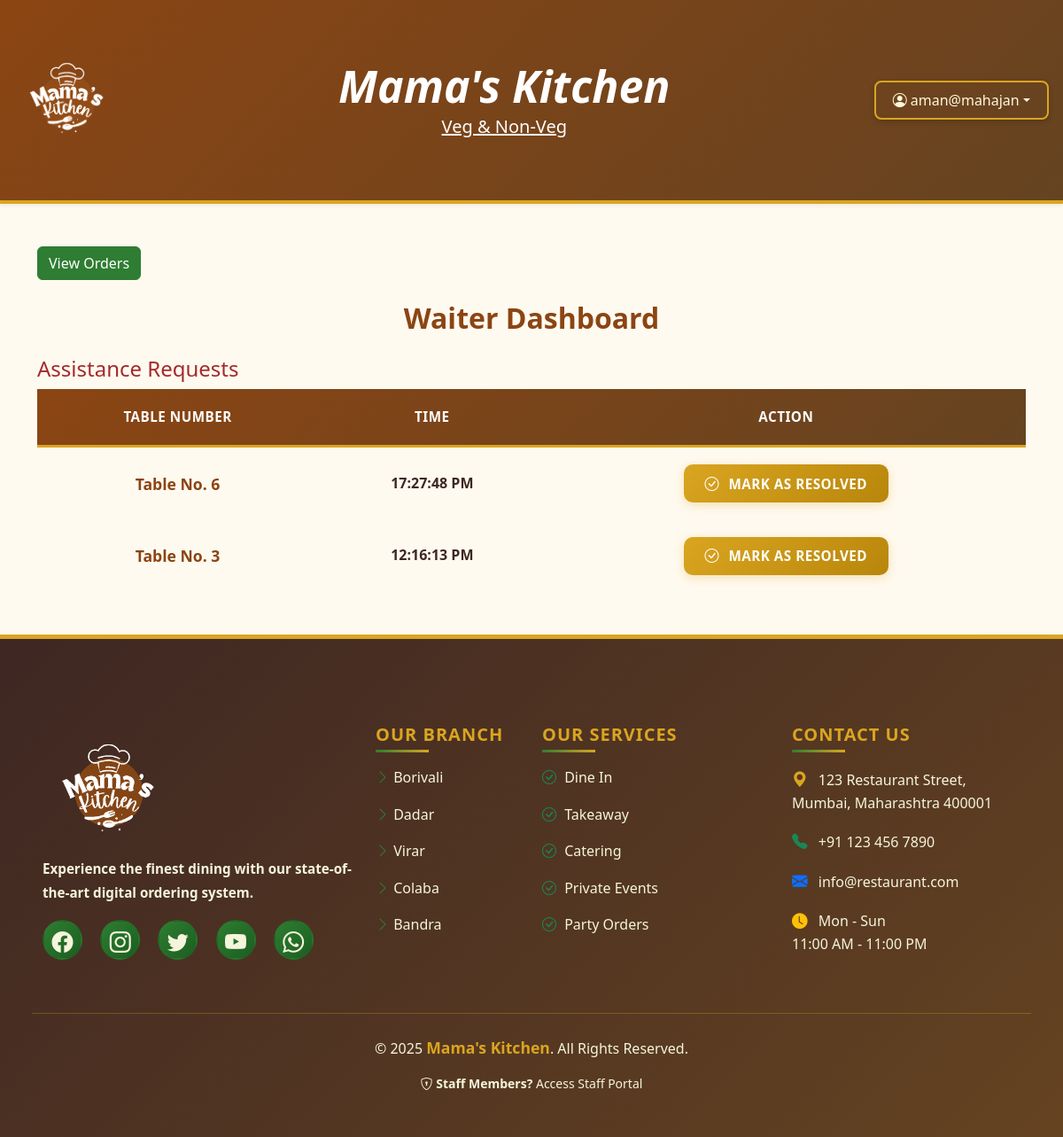
The page /waiter/ (signed in) on the database as committed earlier.
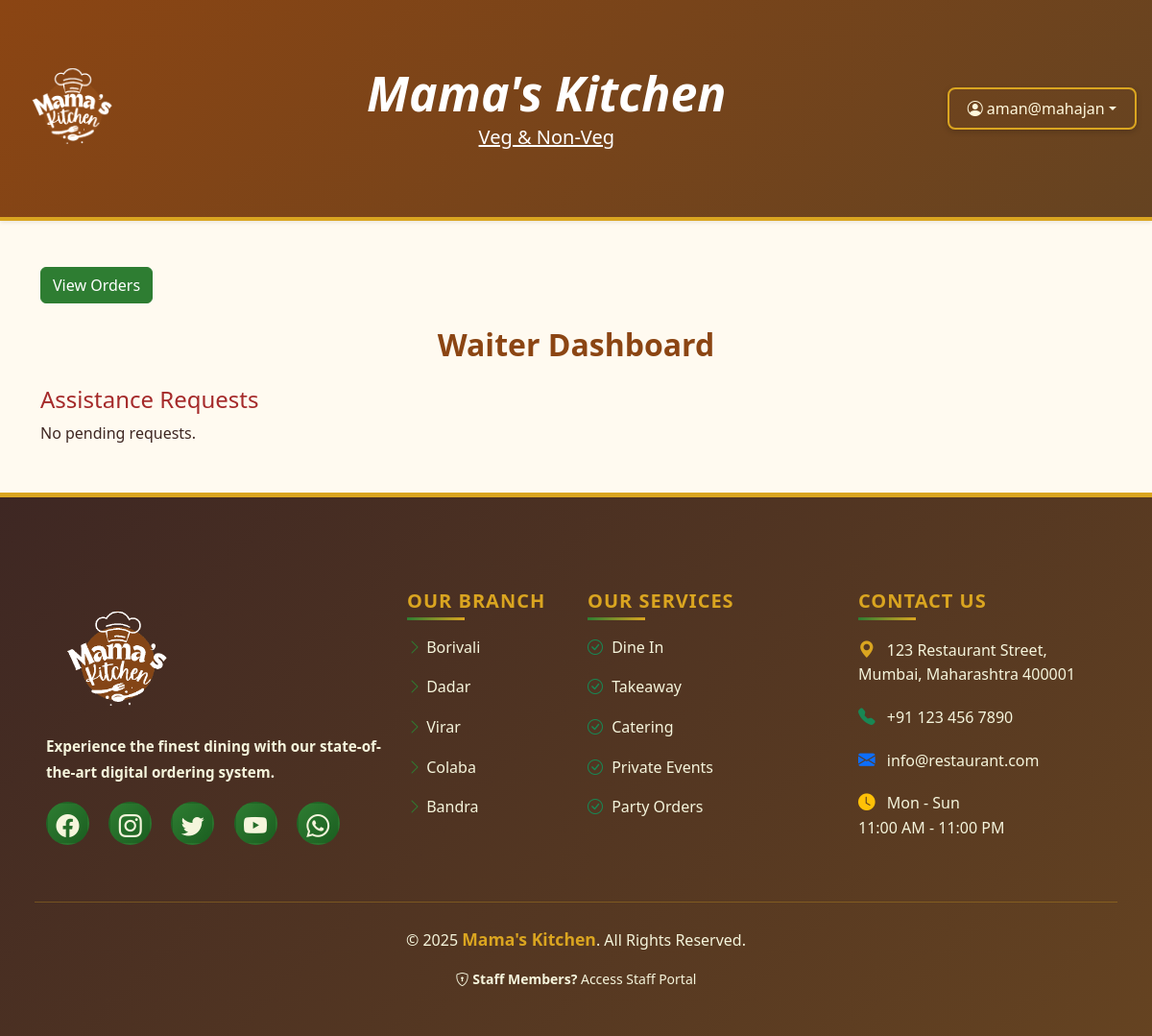
The same page on the database as committed later.
### common/models.py (models this page shows, shortened)
class AssistanceRequest(models.Model):
    table = models.ForeignKey(Table, on_delete=models.CASCADE)
    waiter = models.ForeignKey(Staff, on_delete=models.CASCADE)
    timestamp = models.DateTimeField(auto_now_add=True)
    resolved = models.BooleanField(default=False)

class Table(models.Model):
    number = models.IntegerField(unique=True)
    capacity = models.IntegerField()
    is_occupied = models.BooleanField(default=False)
    assigned_waiter = models.ForeignKey('Staff', null=True, blank=True, on_delete=models.SET_NULL)
    last_activity = models.DateTimeField(auto_now=True)

### waiter/views.py (the view)
# urls.py: path('', views.waiter_dashboard, name='waiter_dashboard'),
@login_required
def waiter_dashboard(request):
    try:
        waiter = Staff.objects.get(user=request.user)
    except Staff.DoesNotExist:
        return redirect('login')
    requests = AssistanceRequest.objects.filter(waiter=waiter, resolved=False).order_by('-timestamp')
    return render(request, 'waiter/dashboard.html', {'requests': requests})

### templates/waiter/dashboard.html
{% extends 'base.html' %}
{% block content %}
<div class="container mt-5">
  <a href="{% url 'waiter_orders' %}" class="btn btn-success">View Orders</a>
  <div class="text-center">
    <h3 class="mt-4">Waiter Dashboard</h3>
  </div>
  <h4 class="mt-4" style="color: brown;">Assistance Requests</h4>
  {% if requests %}
  <table class="custom-table">
    <thead>
      <tr>
        <th>Table Number</th>
        <th>Time</th>
        <th>Action</th>
      </tr>
    </thead>
    <tbody>
      {% for req in requests %}
      <tr class="text-center">
        <td>Table No. {{ req.table.number }}</td>
        <td>{{ req.timestamp|date:"H:i:s A" }}</td>
        <td>
          <a href="{% url 'resolve_request' req.id %}" class="btn btn-sm btn-success">
            <i class="bi bi-check-circle"></i> Mark as Resolved
          </a>
        </td>
      </tr>
      {% endfor %}
    </tbody>
  </table>
  {% else %}
  <p>No pending requests.</p>
  {% endif %}
</div>
{% endblock %}

Rows that differ between the two databases and show on the page:
removed AssistanceRequest: table.number "6", timestamp "17:27:48 PM"
removed AssistanceRequest: table.number "3", timestamp "12:16:13 PM"
Other text that changed with them:
text no longer shown: "TABLE NUMBER TIME ACTION"
text now shown: "No pending requests."
